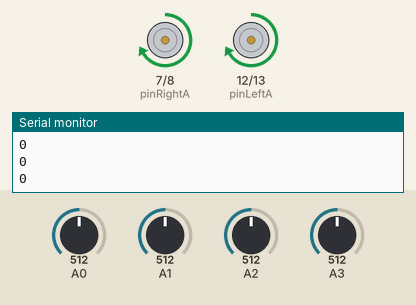
A sketch run on a simulated Arduino Uno, built with avr-gcc and run on an emulated ATmega328P. Shown: motor-driver pin pairs drawn as motors (green arrow = first pin HIGH = forward, orange = second pin HIGH = backward, longer = more drive, scaled by the enable pin), the last lines printed to the serial monitor. Inputs (shaded band) come from the test bench; at power-on: A0 = 512, A1 = 512, A3 = 512, A2 = 512.

Above: at 1.2 s.
1.3 s: A0 set to 314
2.8 s: A0 set to 284
At 3.8 s:
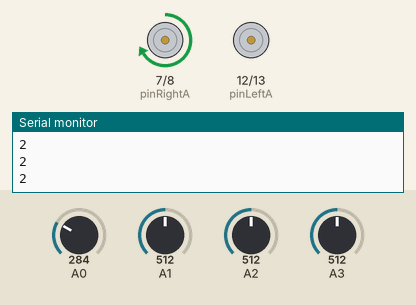
4.3 s: A1 set to 310
5.8 s: A1 set to 283
At 7.0 s:
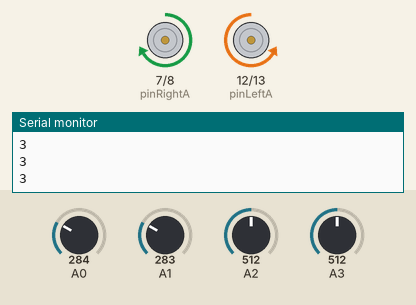
7.3 s: A3 set to 308
8.8 s: A3 set to 282
At 9.5 s:
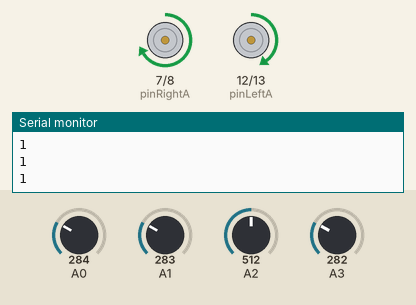
Timing chart, 0 to 11.3 s (numbered marks = the images above; inputs shaded):
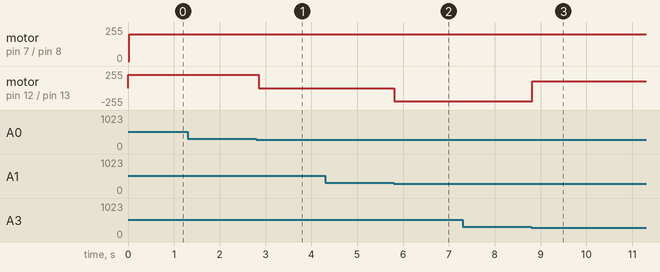

The sketch:

big_boy_program_Erik_edition.ino
```cpp
//Sensor Values
int sensorData;
int sensorLeft = A0;
int sensorMidLeft = A1;
int sensorMidRight = A2;
int sensorRight = A3;
int leftValue = B0;
int midLeftValue = B0;
int midRightValue = B0;
int rightValue = B0;

int midValues = 0;
int sideValues = 0;
int blackWhiteSwitch = 300;
int degree = 0;


//Motor values
int pinLeftA = 12;
int pinLeftB = 13;
int pinLeftPWM = 11;
int pinRightA = 7;
int pinRightB = 8;
int pinRightPWM = 6;
#define FORWARD 1
#define BACKWARD 2
#define STILL 3
#define LEFT 4
#define RIGHT 5
int torqueValue = 200;


//Sensor white/black function
int sensorRead(int sensorPin){
  sensorData = analogRead(sensorPin);
  if(sensorData <= blackWhiteSwitch){
    return B1;
  }
  else{
    return B0;
  }
}


//Wheel rotation function
void controlWheel(int side, int dirc, int spd) {
  delay(10);
  // Select wheel
  int pinA, pinB, pinPWM;
  if (side == RIGHT) {
    pinA = pinRightA;
    pinB = pinRightB;
    pinPWM = pinRightPWM;
  } else if (side == LEFT) {
    pinA = pinLeftA;
    pinB = pinLeftB;
    pinPWM = pinLeftPWM;
  } else {
    return;
  }

  // Give commands to selected wheel
  analogWrite(pinPWM, spd);
  switch (dirc) {
    case FORWARD:
      digitalWrite(pinA, HIGH);
      digitalWrite(pinB, LOW);
      break;
    case BACKWARD:
      digitalWrite(pinA, LOW);
      digitalWrite(pinB, HIGH);
      break;
    case STILL:
      digitalWrite(pinA, LOW);
      digitalWrite(pinB, LOW);
      break;
    default:
     // NOTHING!
     break;
  }
  delay(10);
}


//Directional movement functions
void turnLeft(void) {
  controlWheel(LEFT, FORWARD, 0);
  controlWheel(RIGHT, FORWARD, 200);
}

void turnRight(void) {
  controlWheel(LEFT, FORWARD, 200);
  controlWheel(RIGHT, FORWARD, 0);
}

void turnSoftLeft(void) {
  controlWheel(LEFT, FORWARD, 100);
  controlWheel(RIGHT, FORWARD, 200);
}

void turnSoftRight(void) {
  controlWheel(LEFT, FORWARD, 200);
  controlWheel(RIGHT, FORWARD, 100);
}

void turnHardLeft(void) {
  controlWheel(LEFT, BACKWARD, 200);
  controlWheel(RIGHT, FORWARD, 200);
}

void turnHardRight(void) {
  controlWheel(LEFT, FORWARD, 200);
  controlWheel(RIGHT, BACKWARD, 200);
}

void forward(void) {
  controlWheel(LEFT, FORWARD, 200);
  controlWheel(RIGHT, FORWARD, 200);
}

void backward(void) {
  controlWheel(LEFT, BACKWARD, 200);
  controlWheel(RIGHT, BACKWARD, 200);
}

void stopMovement(void) {
    controlWheel(LEFT, FORWARD, 0);
    controlWheel(RIGHT, FORWARD, 0);
}


void setup() {
  // put your setup code here, to run once:
  pinMode(pinLeftA, OUTPUT);
  pinMode(pinLeftB, OUTPUT);
  pinMode(pinLeftPWM, OUTPUT);
  pinMode(pinRightA, OUTPUT);
  pinMode(pinRightB, OUTPUT);
  pinMode(pinRightPWM, OUTPUT);
  Serial.begin(9600);

}

void loop() {
  // put your main code here, to run repeatedly:
  leftValue = sensorRead(sensorLeft);
  midLeftValue = sensorRead(sensorMidLeft);
  midRightValue = sensorRead(sensorMidRight);
  rightValue = sensorRead(sensorRight);

//  if (leftValue == 0 &&  midLeftValue == 0 && midRightValue == 0 && rightValue == 0) {
    //backward();
//  } else {
    degree = (2*leftValue) + (midLeftValue) - (midRightValue) - (2*rightValue);
    switch (degree) {
      case -3:
        turnHardRight();
        break;
      case -2:
        turnRight();
        break;
      case -1:
        turnSoftRight();
        break;
      case 0:
        forward();
        break;
      case 1:
        turnSoftLeft();
        break;
      case 2:
        turnLeft();
        break;
      case 3:
        turnHardLeft();
        break;
      default:
        stopMovement();
        break;

    }
    Serial.println(degree);
//  }
}
```

Measured:
- the behaviour switches between 301 and 300 on A0 (found by bisection; images 0 and 1)
- the behaviour switches between 301 and 300 on A1 (found by bisection; images 1 and 2)
- the behaviour switches between 301 and 300 on A3 (found by bisection; images 2 and 3)
- after the input at 2.8 s, motor on pin 12 (pinLeftA) / pin 13 (pinLeftB): forward 200/255 → stopped after 0.05 s
- after the input at 5.8 s, motor on pin 12 (pinLeftA) / pin 13 (pinLeftB): stopped → backward 200/255 at once
- after the input at 8.8 s, motor on pin 12 (pinLeftA) / pin 13 (pinLeftB): backward 200/255 → forward 100/255 at once
